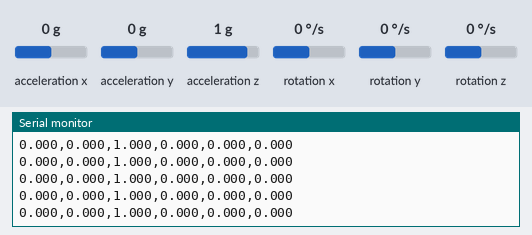
Bench run of a sketch on a simulated Arduino Nano 33 BLE. Shown: the last lines printed to the serial monitor. The inputs (shaded band) are chosen by the test bench; at power-on: acceleration x 0 g, acceleration y 0 g, rotation x 0 °/s, acceleration z 1 g, rotation y 0 °/s, rotation z 0 °/s.

Above: at 1.2 s.
1.3 s: acceleration x set to -1.4 g
At 2.0 s:
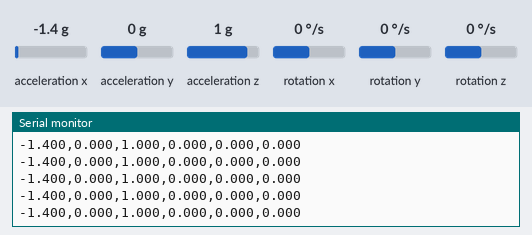
2.8 s: acceleration y set to -1.4 g
At 3.3 s:
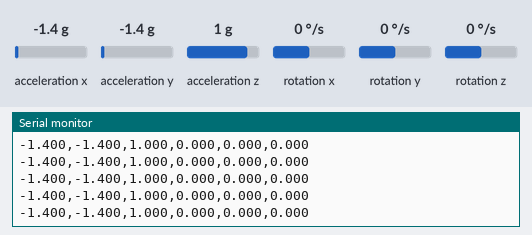
4.3 s: rotation x set to -192 °/s
At 4.8 s:
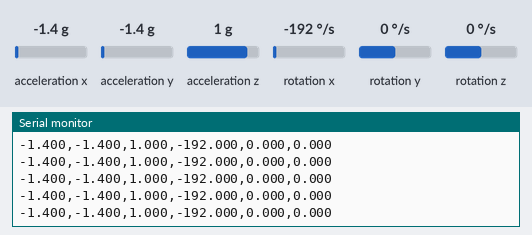

The sketch:

data_generation.ino
```cpp
/*
  ============================================================================
  CAPTURE DE DONNÉES IMU POUR L'ENTRAÎNEMENT
  ============================================================================

  Ce programme capture les données de l'accéléromètre et du gyroscope
  de l'Arduino Nano 33 BLE Sense et les envoie sur le port série au format CSV.

  FONCTIONNEMENT :

  1. Capture 50 échantillons de données (accélération + gyroscope)
  2. Envoie les données au format CSV sur le port série
  3. Répète le processus pour capturer plusieurs gestes

  UTILISATION :
  - Connectez l'Arduino au PC via USB
  - Ouvrez le moniteur série à 9600 bauds
  - Generer la vibration
  - Les données seront envoyées au format CSV
  - Copiez-collez les données dans un fichier CSV

  MATÉRIEL REQUIS :
  - Arduino Nano 33 BLE ou Arduino Nano 33 BLE Sense

  Créé par Faye Papa Djidiack

  Code dans le domaine public.
*/

// ============================================================================
// INCLUSIONS
// ============================================================================
#include <Arduino_LSM9DS1.h>  // Bibliothèque pour l'IMU (accéléromètre + gyroscope)

// ============================================================================
// CONSTANTES DE CONFIGURATION
// ============================================================================


// Nombre d'échantillons à capturer par vibration
// 50 échantillons = environ 1 seconde à 50 Hz (fréquence d'échantillonnage)
// Cette valeur DOIT correspondre à SAMPLES_PER_Vibration dans le notebook Python
const int numSamples = 100;

// ============================================================================
// VARIABLES GLOBALES
// ============================================================================

// Compteur d'échantillons lus depuis la derniere vibration détecté
// Initialisé à 0 pour recuperer une nouvelle vibration
//  quand samplesRead atteint numSamples, on arrête la capture et on recommence une nouvelle
int samplesRead = 0;

// ============================================================================
// FONCTION SETUP - EXÉCUTÉE UNE SEULE FOIS AU DÉMARRAGE
// ============================================================================
void setup() {
  // Initialiser la communication série à 9600 bauds
  // Cette vitesse doit correspondre à celle du moniteur série
  Serial.begin(9600);

  // Attendre que le port série soit ouvert (important pour certains systèmes)
  // Sans cette ligne, les premiers messages peuvent être perdus
  while (!Serial);

  // Initialiser l'IMU (Inertial Measurement Unit)
  // L'IMU contient l'accéléromètre et le gyroscope
  if (!IMU.begin()) {
    Serial.println("Failed to initialize IMU!");
    // Si l'initialisation échoue, arrêter le programme
    while (1);
  }

  // Afficher l'en-tête CSV
  // Cette ligne sera la première ligne du fichier CSV
  // Format : aX (accélération X), aY, aZ, gX (gyroscope X), gY, gZ
  Serial.println("aX,aY,aZ,gX,gY,gZ");
}

// ============================================================================
// FONCTION LOOP - EXÉCUTÉE EN BOUCLE CONTINUE
// ============================================================================
void loop() {
  // Variables pour stocker les valeurs de l'IMU
  float aX, aY, aZ;  // Accélération sur les axes X, Y, Z (en G)
  float gX, gY, gZ;  // Vitesse angulaire (gyroscope) sur les axes X, Y, Z (en deg/s)


  // Cette boucle capture numSamples échantillons depuis la détection des vibrations
  // Elle s'exécute tant que samplesRead < numSamples
  while (samplesRead < numSamples) {
    // Vérifier si de nouvelles données sont disponibles pour les deux capteurs
    // Il est important d'attendre que les deux soient disponibles pour
    // avoir des données synchronisées
    if (IMU.accelerationAvailable() && IMU.gyroscopeAvailable()) {
      // Lire les données de l'accéléromètre
      // Valeurs en G (gravité terrestre)
      IMU.readAcceleration(aX, aY, aZ);

      // Lire les données du gyroscope
      // Valeurs en degrés par seconde (deg/s)
      // Plage typique : -2000 à +2000 deg/s
      IMU.readGyroscope(gX, gY, gZ);

      // Incrémenter le compteur d'échantillons
      samplesRead++;

      // ====================================================================
      // ENVOYER LES DONNÉES AU FORMAT CSV
      // ====================================================================
      // Format CSV : aX,aY,aZ,gX,gY,gZ
      // Les valeurs sont affichées avec 3 décimales pour la précision

      // Accélération X
      Serial.print(aX, 3);
      Serial.print(',');

      // Accélération Y
      Serial.print(aY, 3);
      Serial.print(',');

      // Accélération Z
      Serial.print(aZ, 3);
      Serial.print(',');

      // Gyroscope X
      Serial.print(gX, 3);
      Serial.print(',');

      // Gyroscope Y
      Serial.print(gY, 3);
      Serial.print(',');

      // Gyroscope Z
      Serial.print(gZ, 3);
      Serial.println();  // Nouvelle ligne après chaque échantillon

      // Si on a capturé tous les échantillons nécessaires
      if (samplesRead == numSamples) {
        // Ajouter une ligne vide pour séparer les gestes dans le CSV
        // Cela facilite la lecture et le traitement des données
        Serial.println();

        // Après cette ligne, samplesRead == numSamples, donc on retourne
        // à la phase 1 pour attendre le prochain geste
      }
    }
  }
  samplesRead = 0; // Réinitialiser pour capturer la prochaine vibration
}

/*
  ============================================================================
  NOTES IMPORTANTES
  ============================================================================

  1. SYNCHRONISATION :
     - Le programme attend que les deux capteurs (accéléromètre et gyroscope)
       aient des données disponibles avant de les lire
     - Cela garantit que les données sont synchronisées

  2. FORMAT DES DONNÉES :
     - Accélération : en G (gravité terrestre), plage typique -4G à +4G
     - Gyroscope : en deg/s, plage typique -2000 à +2000 deg/s
     - Ces plages sont utilisées pour la normalisation dans le notebook Python

  3. CAPTURE DE PLUSIEURS ViBRATIONS :
     - Pour capturer plusieurs vibrations, effectuez simplement une nouvelle vibration
       après que la précédente soit terminée
     - Chaque vibration = 119 lignes de données dans le CSV
     - Copiez-collez les données dans un fichier CSV séparé pour chaque vibration

  4. UTILISATION AVEC PYTHON :
     - Les données capturées doivent être sauvegardées dans des fichiers CSV
     - Nommez-les selon vos vibrations : vibration1.csv, vibration2.csv, etc.
     - Ces fichiers seront utilisés dans le notebook Jupyter pour l'entraînement
*/
```

Measured:
- after the input at 1.3 s, the serial monitor: prints a new line at once (image 1)
- after the input at 2.8 s, the serial monitor: prints a new line at once (image 2)
- after the input at 4.3 s, the serial monitor: prints a new line at once (image 3)
